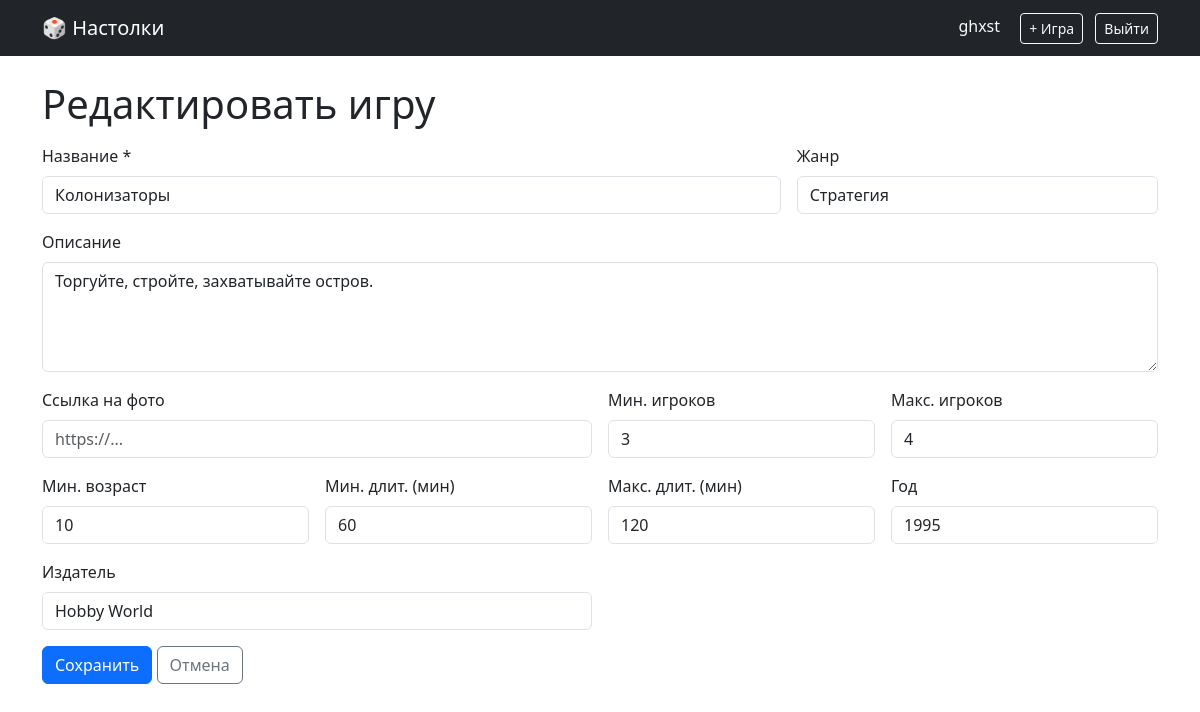
/game/2/edit (signed in), run on the app's committed database.
### models.py (models this page shows, shortened)
class User(db.Model, UserMixin):
    __tablename__ = "users"
    id = db.Column(db.Integer, primary_key=True)
    username = db.Column(db.String(50), unique=True, nullable=False)
    email = db.Column(db.String(120), unique=True, nullable=False)
    password_hash = db.Column(db.String(255), nullable=False)
    is_admin = db.Column(db.Boolean, default=False)
    reviews = db.relationship("Review", backref="author", lazy=True)

class Game(db.Model):
    __tablename__ = "games"
    id = db.Column(db.Integer, primary_key=True)
    title = db.Column(db.String(200), nullable=False)
    description = db.Column(db.Text)
    image_url = db.Column(db.String(500))
    min_players = db.Column(db.Integer, default=1)
    max_players = db.Column(db.Integer, default=4)
    min_age = db.Column(db.Integer, default=6)
    min_duration = db.Column(db.Integer, default=30)
    max_duration = db.Column(db.Integer, default=60)
    genre = db.Column(db.String(50))
    publisher = db.Column(db.String(100))
    year = db.Column(db.Integer)
    reviews = db.relationship(
        "Review", backref="game", cascade="all, delete-orphan", lazy=True
    )
    store_links = db.relationship(
        "StoreLink", backref="game", cascade="all, delete-orphan", lazy=True
    )

### app.py (the view, shortened to what this page needs)
@app.route("/game/<int:game_id>/edit", methods=["GET", "POST"])
@login_required
def edit_game(game_id: int):
    if not current_user.is_admin:
        abort(403)
    game = db.get_or_404(Game, game_id)
    return render_template("game_form.html", game=game)

### app.py (called while the page is built)
@login_manager.user_loader
def load_user(user_id: str):
    return db.session.get(User, int(user_id))

### templates/game_form.html (shortened to what this page needs)
{% extends "base.html" %}
{% set is_edit = game is not none %}
{% block content %}
<h1 class="mb-3">{{ 'Редактировать' if is_edit else 'Добавить' }} игру</h1>
<form method="post" class="row g-3">
    <div class="col-md-8">
        <label class="form-label">Название *</label>
        <input name="title" class="form-control" required
               value="{{ game.title if is_edit else '' }}">
    </div>
    <div class="col-md-4">
        <label class="form-label">Жанр</label>
        <input name="genre" class="form-control" placeholder="Стратегия, кооператив..."
               value="{{ (game.genre or '') if is_edit else '' }}">
    </div>
    <div class="col-12">
        <label class="form-label">Описание</label>
        <textarea name="description" class="form-control" rows="4">{{ (game.description or '') if is_edit else '' }}</textarea>
    </div>
    <div class="col-md-6">
        <label class="form-label">Ссылка на фото</label>
        <input name="image_url" class="form-control" placeholder="https://..."
               value="{{ (game.image_url or '') if is_edit else '' }}">
    </div>
    <div class="col-md-3">
        <label class="form-label">Мин. игроков</label>
        <input name="min_players" type="number" min="1" class="form-control"
               value="{{ game.min_players if is_edit else 2 }}">
    </div>
    <div class="col-md-3">
        <label class="form-label">Макс. игроков</label>
        <input name="max_players" type="number" min="1" class="form-control"
               value="{{ game.max_players if is_edit else 4 }}">
    </div>
    <div class="col-md-3">
        <label class="form-label">Мин. возраст</label>
        <input name="min_age" type="number" min="0" class="form-control"
               value="{{ game.min_age if is_edit else 6 }}">
    </div>
    <div class="col-md-3">
        <label class="form-label">Мин. длит. (мин)</label>
        <input name="min_duration" type="number" min="0" class="form-control"
               value="{{ game.min_duration if is_edit else 30 }}">
    </div>
    <div class="col-md-3">
        <label class="form-label">Макс. длит. (мин)</label>
        <input name="max_duration" type="number" min="0" class="form-control"
               value="{{ game.max_duration if is_edit else 60 }}">
    </div>
    <div class="col-md-3">
        <label class="form-label">Год</label>
        <input name="year" type="number" class="form-control"
               value="{{ game.year if is_edit and game.year else '' }}">
    </div>
    <div class="col-md-6">
        <label class="form-label">Издатель</label>
        <input name="publisher" class="form-control"
               value="{{ (game.publisher or '') if is_edit else '' }}">
    </div>
    <div class="col-12">
        <button class="btn btn-primary">{{ 'Сохранить' if is_edit else 'Создать' }}</button>
        {% if is_edit %}
            <a href="{{ url_for('game_detail', game_id=game.id) }}" class="btn btn-outline-secondary">Отмена</a>
        {% else %}
            <a href="{{ url_for('index') }}" class="btn btn-outline-secondary">Отмена</a>
        {% endif %}
    </div>
</form>
{% endblock %}

### templates/base.html (shortened to what this page needs)
<!DOCTYPE html>
<html lang="ru">
<head>
    <link href="https://cdn.jsdelivr.net/npm/bootstrap@5.3.0/dist/css/bootstrap.min.css" rel="stylesheet">
</head>
<body>
<nav class="navbar navbar-expand-lg navbar-dark bg-dark mb-4">
    <div class="container">
        <a class="navbar-brand" href="{{ url_for('index') }}">🎲 Настолки</a>
        <div class="ms-auto">
            {% if current_user.is_authenticated %}
                <span class="text-light me-3">{{ current_user.username }}</span>
                {% if current_user.is_admin %}
                    <a href="{{ url_for('add_game') }}" class="btn btn-sm btn-outline-light me-2">+ Игра</a>
                {% endif %}
                <a href="{{ url_for('logout') }}" class="btn btn-sm btn-outline-light">Выйти</a>
            {% else %}
                <a href="{{ url_for('login') }}" class="btn btn-sm btn-outline-light me-2">Вход</a>
                <a href="{{ url_for('register') }}" class="btn btn-sm btn-outline-light">Регистрация</a>
            {% endif %}
        </div>
    </div>
</nav>
<div class="container">
    {% block content %}{% endblock %}
</div>
</body>
</html>

### data on the page
User: username "ghxst"
Game: title "Колонизаторы", genre "Стратегия", description "Торгуйте, стройте, захватывайте остров.", min_players "3", max_players "4", min_age "10", min_duration "60", max_duration "120", year "1995", publisher "Hobby World"

### other printed values
{{ 'Редактировать' if is_edit else 'Добавить' }} "Редактировать"
{{ 'Сохранить' if is_edit else 'Создать' }} "Сохранить"
